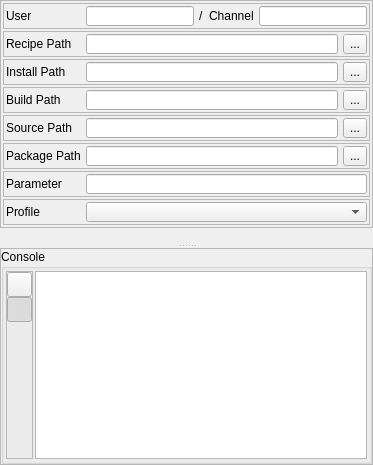
      <widget class="QWidget" name="tabWorkspace">
       <attribute name="title">
        <string>Workspace</string>
       </attribute>
       <layout class="QVBoxLayout" name="verticalLayout_6">
        <property name="spacing">
         <number>0</number>
        </property>
        <property name="leftMargin">
         <number>0</number>
        </property>
        <property name="topMargin">
         <number>0</number>
        </property>
        <property name="rightMargin">
         <number>0</number>
        </property>
        <property name="bottomMargin">
         <number>0</number>
        </property>
        <item>
         <widget class="QSplitter" name="splitter_8">
          <property name="orientation">
           <enum>Qt::Vertical</enum>
          </property>
          <widget class="QFrame" name="frame_24">
           <property name="maximumSize">
            <size>
             <width>16777215</width>
             <height>228</height>
            </size>
           </property>
           <property name="frameShape">
            <enum>QFrame::StyledPanel</enum>
           </property>
           <property name="frameShadow">
            <enum>QFrame::Raised</enum>
           </property>
           <layout class="QVBoxLayout" name="verticalLayout_3">
            <property name="spacing">
             <number>2</number>
            </property>
            <property name="leftMargin">
             <number>2</number>
            </property>
            <property name="topMargin">
             <number>2</number>
            </property>
            <property name="rightMargin">
             <number>2</number>
            </property>
            <property name="bottomMargin">
             <number>2</number>
            </property>
            <item>
             <widget class="QFrame" name="frame_4">
              <property name="frameShape">
               <enum>QFrame::StyledPanel</enum>
              </property>
              <property name="frameShadow">
               <enum>QFrame::Raised</enum>
              </property>
              <layout class="QHBoxLayout" name="horizontalLayout_5">
               <property name="spacing">
                <number>5</number>
               </property>
               <property name="leftMargin">
                <number>2</number>
               </property>
               <property name="topMargin">
                <number>2</number>
               </property>
               <property name="rightMargin">
                <number>2</number>
               </property>
               <property name="bottomMargin">
                <number>2</number>
               </property>
               <item>
                <widget class="QLabel" name="label_4">
                 <property name="minimumSize">
                  <size>
                   <width>75</width>
                   <height>0</height>
                  </size>
                 </property>
                 <property name="text">
                  <string>User</string>
                 </property>
                </widget>
               </item>
               <item>
                <widget class="QLineEdit" name="lineEditUser"/>
               </item>
               <item>
                <widget class="QLabel" name="label_14">
                 <property name="text">
                  <string>/</string>
                 </property>
                </widget>
               </item>
               <item>
                <widget class="QLabel" name="label_13">
                 <property name="text">
                  <string>Channel</string>
                 </property>
                </widget>
               </item>
               <item>
                <widget class="QLineEdit" name="lineEditChannel"/>
               </item>
              </layout>
             </widget>
            </item>
            <item>
             <widget class="QFrame" name="frame_8">
              <property name="frameShape">
               <enum>QFrame::StyledPanel</enum>
              </property>
              <property name="frameShadow">
               <enum>QFrame::Raised</enum>
              </property>
              <layout class="QHBoxLayout" name="horizontalLayout_6">
               <property name="spacing">
                <number>5</number>
               </property>
               <property name="leftMargin">
                <number>2</number>
               </property>
               <property name="topMargin">
                <number>2</number>
               </property>
               <property name="rightMargin">
                <number>2</number>
               </property>
               <property name="bottomMargin">
                <number>2</number>
               </property>
               <item>
                <widget class="QLabel" name="label_5">
                 <property name="minimumSize">
                  <size>
                   <width>75</width>
                   <height>0</height>
                  </size>
                 </property>
                 <property name="text">
                  <string>Recipe Path</string>
                 </property>
                </widget>
               </item>
               <item>
                <widget class="QLineEdit" name="lineEditRecipePath">
                 <property name="minimumSize">
                  <size>
                   <width>0</width>
                   <height>0</height>
                  </size>
                 </property>
                 <property name="readOnly">
                  <bool>false</bool>
                 </property>
                </widget>
               </item>
               <item>
                <widget class="QToolButton" name="toolBtnExplorerRecipePath">
                 <property name="sizePolicy">
                  <sizepolicy hsizetype="Fixed" vsizetype="Fixed">
                   <horstretch>0</horstretch>
                   <verstretch>0</verstretch>
                  </sizepolicy>
                 </property>
                 <property name="minimumSize">
                  <size>
                   <width>0</width>
                   <height>0</height>
                  </size>
                 </property>
                 <property name="text">
                  <string>...</string>
                 </property>
                </widget>
               </item>
              </layout>
             </widget>
            </item>
            <item>
             <widget class="QFrame" name="frame_9">
              <property name="frameShape">
               <enum>QFrame::StyledPanel</enum>
              </property>
              <property name="frameShadow">
               <enum>QFrame::Raised</enum>
              </property>
              <layout class="QHBoxLayout" name="horizontalLayout_7">
               <property name="spacing">
                <number>5</number>
               </property>
               <property name="leftMargin">
                <number>2</number>
               </property>
               <property name="topMargin">
                <number>2</number>
               </property>
               <property name="rightMargin">
                <number>2</number>
               </property>
               <property name="bottomMargin">
                <number>2</number>
               </property>
               <item>
                <widget class="QLabel" name="label_6">
                 <property name="minimumSize">
                  <size>
                   <width>75</width>
                   <height>0</height>
                  </size>
                 </property>
                 <property name="text">
                  <string>Install Path</string>
                 </property>
                </widget>
               </item>
               <item>
                <widget class="QLineEdit" name="lineEditInstallPath"/>
               </item>
               <item>
                <widget class="QToolButton" name="toolBtnExplorerInstallPath">
                 <property name="text">
                  <string>...</string>
                 </property>
                </widget>
               </item>
              </layout>
             </widget>
            </item>
            <item>
             <widget class="QFrame" name="frame_10">
              <property name="frameShape">
               <enum>QFrame::StyledPanel</enum>
              </property>
              <property name="frameShadow">
               <enum>QFrame::Raised</enum>
              </property>
              <layout class="QHBoxLayout" name="horizontalLayout_8">
               <property name="spacing">
                <number>5</number>
               </property>
               <property name="leftMargin">
                <number>2</number>
               </property>
               <property name="topMargin">
                <number>2</number>
               </property>
               <property name="rightMargin">
                <number>2</number>
               </property>
               <property name="bottomMargin">
                <number>2</number>
               </property>
               <item>
                <widget class="QLabel" name="label_7">
                 <property name="minimumSize">
                  <size>
                   <width>75</width>
                   <height>0</height>
                  </size>
                 </property>
                 <property name="text">
                  <string>Build Path</string>
                 </property>
                </widget>
               </item>
               <item>
                <widget class="QLineEdit" name="lineEditBuildPath"/>
               </item>
               <item>
                <widget class="QToolButton" name="toolBtnExplorerBuildPath">
                 <property name="text">
                  <string>...</string>
                 </property>
                </widget>
               </item>
              </layout>
             </widget>
            </item>
            <item>
             <widget class="QFrame" name="frame_11">
              <property name="frameShape">
               <enum>QFrame::StyledPanel</enum>
              </property>
              <property name="frameShadow">
               <enum>QFrame::Raised</enum>
              </property>
              <layout class="QHBoxLayout" name="horizontalLayout_9">
               <property name="spacing">
                <number>5</number>
               </property>
               <property name="leftMargin">
                <number>2</number>
               </property>
               <property name="topMargin">
                <number>2</number>
               </property>
               <property name="rightMargin">
                <number>2</number>
               </property>
               <property name="bottomMargin">
                <number>2</number>
               </property>
               <item>
                <widget class="QLabel" name="label_8">
                 <property name="minimumSize">
                  <size>
                   <width>75</width>
                   <height>0</height>
                  </size>
                 </property>
                 <property name="text">
                  <string>Source Path</string>
                 </property>
                </widget>
               </item>
               <item>
                <widget class="QLineEdit" name="lineEditSourcePath"/>
               </item>
               <item>
                <widget class="QToolButton" name="toolBtnExplorerSourcePath">
                 <property name="text">
                  <string>...</string>
                 </property>
                </widget>
               </item>
              </layout>
             </widget>
            </item>
            <item>
             <widget class="QFrame" name="frame_13">
              <property name="frameShape">
               <enum>QFrame::StyledPanel</enum>
              </property>
              <property name="frameShadow">
               <enum>QFrame::Raised</enum>
              </property>
              <layout class="QHBoxLayout" name="horizontalLayout_12">
               <property name="spacing">
                <number>5</number>
               </property>
               <property name="leftMargin">
                <number>2</number>
               </property>
               <property name="topMargin">
                <number>2</number>
               </property>
               <property name="rightMargin">
                <number>2</number>
               </property>
               <property name="bottomMargin">
                <number>2</number>
               </property>
               <item>
                <widget class="QLabel" name="label_11">
                 <property name="minimumSize">
                  <size>
                   <width>75</width>
                   <height>0</height>
                  </size>
                 </property>
                 <property name="text">
                  <string>Package Path</string>
                 </property>
                </widget>
               </item>
               <item>
                <widget class="QLineEdit" name="lineEditPackageExpPath"/>
               </item>
               <item>
                <widget class="QToolButton" name="toolBtnExplorerPackagePath">
                 <property name="text">
                  <string>...</string>
                 </property>
                </widget>
               </item>
              </layout>
             </widget>
            </item>
            <item>
             <widget class="QFrame" name="frame_12">
              <property name="frameShape">
               <enum>QFrame::StyledPanel</enum>
              </property>
              <property name="frameShadow">
               <enum>QFrame::Raised</enum>
              </property>
              <layout class="QHBoxLayout" name="horizontalLayout_10">
               <property name="spacing">
                <number>5</number>
               </property>
               <property name="leftMargin">
                <number>2</number>
               </property>
               <property name="topMargin">
                <number>2</number>
               </property>
               <property name="rightMargin">
                <number>2</number>
               </property>
               <property name="bottomMargin">
                <number>2</number>
               </property>
               <item>
                <widget class="QLabel" name="label_9">
                 <property name="minimumSize">
                  <size>
                   <width>75</width>
                   <height>0</height>
                  </size>
                 </property>
                 <property name="text">
                  <string>Parameter</string>
                 </property>
                </widget>
               </item>
               <item>
                <widget class="QLineEdit" name="lineEditAdditionalParams"/>
               </item>
              </layout>
             </widget>
            </item>
            <item>
             <widget class="QFrame" name="frame_14">
              <property name="frameShape">
               <enum>QFrame::StyledPanel</enum>
              </property>
              <property name="frameShadow">
               <enum>QFrame::Raised</enum>
              </property>
              <layout class="QHBoxLayout" name="horizontalLayout_13">
               <property name="spacing">
                <number>5</number>
               </property>
               <property name="leftMargin">
                <number>2</number>
               </property>
               <property name="topMargin">
                <number>2</number>
               </property>
               <property name="rightMargin">
                <number>2</number>
               </property>
               <property name="bottomMargin">
                <number>2</number>
               </property>
               <item>
                <widget class="QLabel" name="label_12">
                 <property name="minimumSize">
                  <size>
                   <width>75</width>
                   <height>0</height>
                  </size>
                 </property>
                 <property name="maximumSize">
                  <size>
                   <width>50</width>
                   <height>16777215</height>
                  </size>
                 </property>
                 <property name="text">
                  <string>Profile</string>
                 </property>
                </widget>
               </item>
               <item>
                <widget class="QComboBox" name="comboBoxProfile"/>
               </item>
              </layout>
             </widget>
            </item>
           </layout>
          </widget>
          <widget class="QFrame" name="frame_25">
           <property name="sizePolicy">
            <sizepolicy hsizetype="Preferred" vsizetype="Preferred">
             <horstretch>0</horstretch>
             <verstretch>1</verstretch>
            </sizepolicy>
           </property>
           <property name="frameShape">
            <enum>QFrame::StyledPanel</enum>
           </property>
           <property name="frameShadow">
            <enum>QFrame::Raised</enum>
           </property>
           <layout class="QHBoxLayout" name="horizontalLayout_17">
            <property name="spacing">
             <number>0</number>
            </property>
            <property name="leftMargin">
             <number>0</number>
            </property>
            <property name="topMargin">
             <number>0</number>
            </property>
            <property name="rightMargin">
             <number>0</number>
            </property>
            <property name="bottomMargin">
             <number>0</number>
            </property>
            <item>
             <widget class="QGroupBox" name="groupBox_4">
              <property name="title">
               <string>Console</string>
              </property>
              <layout class="QHBoxLayout" name="horizontalLayout_18">
               <property name="spacing">
                <number>2</number>
               </property>
               <property name="leftMargin">
                <number>2</number>
               </property>
               <property name="topMargin">
                <number>2</number>
               </property>
               <property name="rightMargin">
                <number>2</number>
               </property>
               <property name="bottomMargin">
                <number>2</number>
               </property>
               <item>
                <widget class="QFrame" name="frame_5">
                 <property name="frameShape">
                  <enum>QFrame::StyledPanel</enum>
                 </property>
                 <property name="frameShadow">
                  <enum>QFrame::Raised</enum>
                 </property>
                 <layout class="QVBoxLayout" name="verticalLayout_5">
                  <property name="spacing">
                   <number>0</number>
                  </property>
                  <property name="leftMargin">
                   <number>0</number>
                  </property>
                  <property name="topMargin">
                   <number>0</number>
                  </property>
                  <property name="rightMargin">
                   <number>0</number>
                  </property>
                  <property name="bottomMargin">
                   <number>0</number>
                  </property>
                  <item>
                   <widget class="QToolButton" name="toolButtonClearConsole">
                    <property name="minimumSize">
                     <size>
                      <width>25</width>
                      <height>25</height>
                     </size>
                    </property>
                    <property name="text">
                     <string/>
                    </property>
                    <property name="icon">
                     <iconset resource="../resources.qrc">
                      <normaloff>:/icon/garbage_can.svg</normaloff>:/icon/garbage_can.svg</iconset>
                    </property>
                    <property name="checkable">
                     <bool>false</bool>
                    </property>
                   </widget>
                  </item>
                  <item>
                   <widget class="QToolButton" name="toolButtonConsoleScrollToEnd">
                    <property name="minimumSize">
                     <size>
                      <width>25</width>
                      <height>25</height>
                     </size>
                    </property>
                    <property name="text">
                     <string/>
                    </property>
                    <property name="icon">
                     <iconset resource="../resources.qrc">
                      <normaloff>:/icon/scroll_to_end.svg</normaloff>:/icon/scroll_to_end.svg</iconset>
                    </property>
                    <property name="checkable">
                     <bool>true</bool>
                    </property>
                    <property name="checked">
                     <bool>true</bool>
                    </property>
                   </widget>
                  </item>
                  <item>
                   <spacer name="verticalSpacer_2">
                    <property name="orientation">
                     <enum>Qt::Vertical</enum>
                    </property>
                    <property name="sizeHint" stdset="0">
                     <size>
                      <width>20</width>
                      <height>40</height>
                     </size>
                    </property>
                   </spacer>
                  </item>
                 </layout>
                </widget>
               </item>
               <item>
                <widget class="QPlainTextEdit" name="console">
                 <property name="font">
                  <font>
                   <family>Consolas</family>
                   <pointsize>8</pointsize>
                  </font>
                 </property>
                 <property name="readOnly">
                  <bool>true</bool>
                 </property>
                 <property name="plainText">
                  <string/>
                 </property>
                 <property name="textInteractionFlags">
                  <set>Qt::TextSelectableByMouse</set>
                 </property>
                 <property name="centerOnScroll">
                  <bool>false</bool>
                 </property>
                </widget>
               </item>
              </layout>
             </widget>
            </item>
           </layout>
          </widget>
         </widget>
        </item>
       </layout>
      </widget>
